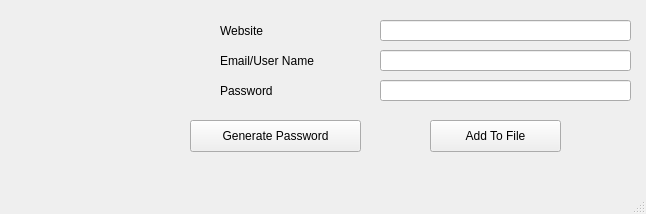
<?xml version="1.0" encoding="UTF-8"?>
<ui version="4.0">
 <class>MainWindow</class>
 <widget class="QMainWindow" name="MainWindow">
  <property name="geometry">
   <rect>
    <x>0</x>
    <y>0</y>
    <width>646</width>
    <height>214</height>
   </rect>
  </property>
  <property name="minimumSize">
   <size>
    <width>646</width>
    <height>214</height>
   </size>
  </property>
  <property name="maximumSize">
   <size>
    <width>646</width>
    <height>214</height>
   </size>
  </property>
  <property name="windowTitle">
   <string>MainWindow</string>
  </property>
  <widget class="QWidget" name="main_widget">
   <widget class="QLabel" name="img_label">
    <property name="geometry">
     <rect>
      <x>0</x>
      <y>-10</y>
      <width>201</width>
      <height>191</height>
     </rect>
    </property>
    <property name="minimumSize">
     <size>
      <width>201</width>
      <height>191</height>
     </size>
    </property>
    <property name="text">
     <string/>
    </property>
    <property name="pixmap">
     <pixmap>logo.png</pixmap>
    </property>
   </widget>
   <widget class="QLineEdit" name="website_edit">
    <property name="geometry">
     <rect>
      <x>380</x>
      <y>20</y>
      <width>251</width>
      <height>21</height>
     </rect>
    </property>
   </widget>
   <widget class="QLineEdit" name="email_edit">
    <property name="geometry">
     <rect>
      <x>380</x>
      <y>50</y>
      <width>251</width>
      <height>21</height>
     </rect>
    </property>
   </widget>
   <widget class="QLineEdit" name="password_edit">
    <property name="geometry">
     <rect>
      <x>380</x>
      <y>80</y>
      <width>251</width>
      <height>21</height>
     </rect>
    </property>
   </widget>
   <widget class="QLabel" name="website_label">
    <property name="geometry">
     <rect>
      <x>220</x>
      <y>20</y>
      <width>151</width>
      <height>21</height>
     </rect>
    </property>
    <property name="text">
     <string>Website</string>
    </property>
   </widget>
   <widget class="QLabel" name="email_label">
    <property name="geometry">
     <rect>
      <x>220</x>
      <y>50</y>
      <width>151</width>
      <height>21</height>
     </rect>
    </property>
    <property name="text">
     <string>Email/User Name</string>
    </property>
   </widget>
   <widget class="QLabel" name="password_label">
    <property name="geometry">
     <rect>
      <x>220</x>
      <y>80</y>
      <width>151</width>
      <height>21</height>
     </rect>
    </property>
    <property name="text">
     <string>Password</string>
    </property>
   </widget>
   <widget class="QPushButton" name="generate_button">
    <property name="geometry">
     <rect>
      <x>190</x>
      <y>120</y>
      <width>171</width>
      <height>32</height>
     </rect>
    </property>
    <property name="focusPolicy">
     <enum>Qt::StrongFocus</enum>
    </property>
    <property name="text">
     <string>Generate Password</string>
    </property>
   </widget>
   <widget class="QPushButton" name="add_to_file_button">
    <property name="geometry">
     <rect>
      <x>430</x>
      <y>120</y>
      <width>131</width>
      <height>32</height>
     </rect>
    </property>
    <property name="focusPolicy">
     <enum>Qt::StrongFocus</enum>
    </property>
    <property name="text">
     <string>Add To File</string>
    </property>
   </widget>
  </widget>
  <widget class="QStatusBar" name="statusbar"/>
 </widget>
 <resources/>
 <connections/>
</ui>
